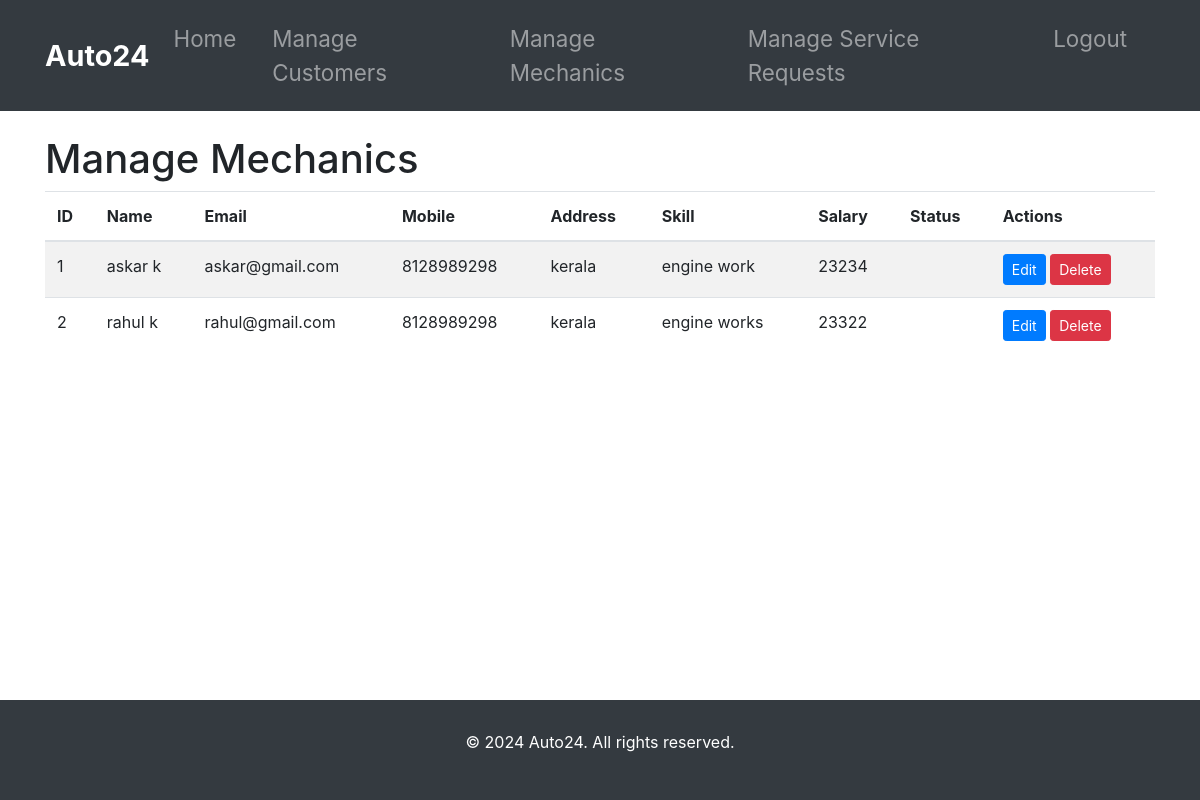
/adminpage/manage-mechanics/ (signed in), run on an earlier commit of the app's database.
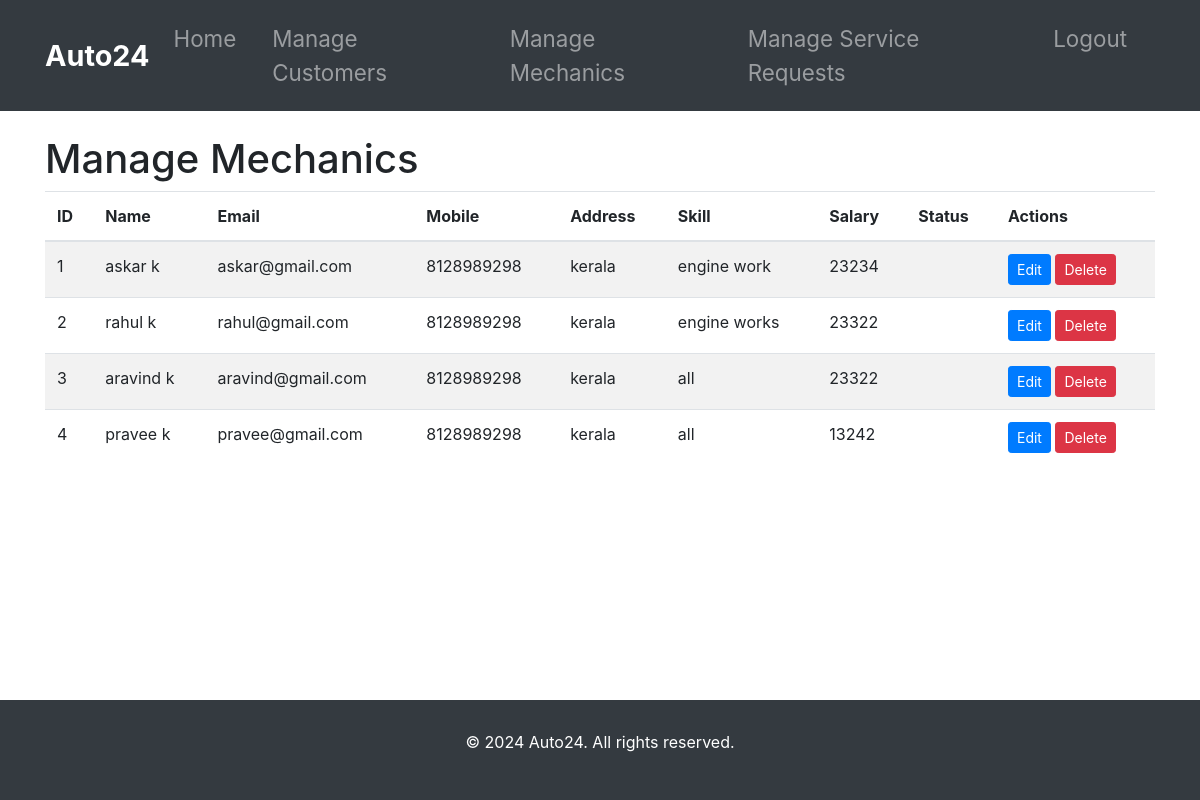
And on a later commit of the database.
### mechanic_management/models.py (models this page shows, shortened)
class Mechanic(models.Model):
    user = models.OneToOneField(User, on_delete=models.CASCADE)
    profile_pic = models.ImageField(upload_to='profile_pic/MechanicProfilePic/', null=True, blank=True)
    address = models.CharField(max_length=40)
    mobile = models.CharField(max_length=20, null=False)
    skill = models.CharField(max_length=500, null=True)
    salary = models.PositiveIntegerField(null=True)
    status = models.BooleanField(default=False)
    @property
    def get_name(self):
        return self.user.first_name + " " + self.user.last_name

### admin_management/views.py (the view)
# urls.py: path('adminpage/manage-mechanics/', views.manage_mechanics, name='manage_mechanics'),
@staff_member_required
def manage_mechanics(request):
    mechanics = Mechanic.objects.all()
    return render(request, 'adminpage/manage_mechanics.html', {'mechanics': mechanics})

### templates/adminpage/manage_mechanics.html (shortened to what this page needs)
{% extends 'adminpage/base.html' %}
{% block content %}
<div class="container mt-4">
    <h1>Manage Mechanics</h1>
    <table class="table table-striped">
        <thead>
            <tr>
                <th>ID</th>
                <th>Name</th>
                <th>Email</th>
                <th>Mobile</th>
                <th>Address</th>
                <th>Skill</th>
                <th>Salary</th>
                <th>Status</th>
                <th>Actions</th>
            </tr>
        </thead>
        <tbody>
            {% for mechanic in mechanics %}
            <tr>
                <td>{{ mechanic.id }}</td>
                <td>{{ mechanic.get_name }}</td>
                <td>{{ mechanic.user.email }}</td>
                <td>{{ mechanic.mobile }}</td>
                <td>{{ mechanic.address }}</td>
                <td>{{ mechanic.skill }}</td>
                <td>{{ mechanic.salary }}</td>
                <td>{{ mechanic.get_status_display }}</td>
                <td>
                    <a href="{% url 'edit_mechanic' mechanic.id %}" class="btn btn-primary btn-sm me-2">Edit</a>
                    <a href="{% url 'delete_mechanic' mechanic.id %}" class="btn btn-danger btn-sm" onclick="return confirm('Are you sure you want to delete this mechanic?');">Delete</a>
                </td>
            </tr>
            {% endfor %}
        </tbody>
    </table>
</div>
{% endblock %}

### templates/adminpage/base.html (shortened to what this page needs)
{% load static %}
<!DOCTYPE html>
<html lang="en">
<head>
    <link rel="stylesheet" href="https://stackpath.bootstrapcdn.com/bootstrap/4.5.2/css/bootstrap.min.css">
    <link rel="stylesheet" href="https://cdnjs.cloudflare.com/ajax/libs/font-awesome/5.15.3/css/all.min.css">
</head>
<body>
    <header>
        <nav class="navbar navbar-expand-lg navbar-dark">
            <div class="container">
                <a class="navbar-brand" href="#">Auto24</a>
                <div class="collapse navbar-collapse" id="navbarNav">
                    <ul class="navbar-nav">
                        <li class="nav-item">
                            <a class="nav-link" href="{% url 'admin_home' %}">Home</a>
                        </li>
                        <li class="nav-item">
                            <a class="nav-link" href="{% url 'manage_customers' %}">Manage Customers</a>
                        </li>
                        <li class="nav-item">
                            <a class="nav-link" href="{% url 'manage_mechanics' %}">Manage Mechanics</a>
                        </li>
                        <li class="nav-item">
                            <a class="nav-link" href="{% url 'manage_service_requests' %}">Manage Service Requests</a>
                        </li>
                        <li class="nav-item">
                            <a class="nav-link" href="{% url 'admin_logout' %}">Logout</a>
                        </li>
                    </ul>
                </div>
            </div>
        </nav>
    </header>
    <main>
        {% block content %}
        {% endblock %}
    </main>
    <footer class="footer bg-dark text-white py-3">
        <div class="container text-center">
            <p>&copy; 2024 Auto24. All rights reserved.</p>
        </div>
    </footer>
</body>
</html>

### templates/adminpage/base.html (style rules this page uses)
.navbar { background-color: #343a40; padding: 14px 0; }
.navbar-brand { color: #fff; font-weight: bold; font-size: 1.8rem; }
.navbar-nav .nav-link { color: #fff; font-size: 1.4rem; margin-right: 20px; }
.navbar-collapse { justify-content: flex-end; }
footer.footer { background-color: #343a40; color: #fff; text-align: center; min-height: 100px; display: flex; align-items: center; justify-content: center; }
body { display: flex; flex-direction: column; min-height: 100vh; }
main { flex: 1; }

What changed in the data, as far as the page shows it:
added Mechanic: id "3", get_name "aravind k", user.email "aravind@gmail.com", mobile "8128989298", address "kerala", skill "all", salary "23322"
added Mechanic: id "4", get_name "pravee k", user.email "pravee@gmail.com", mobile "8128989298", address "kerala", skill "all", salary "13242"
